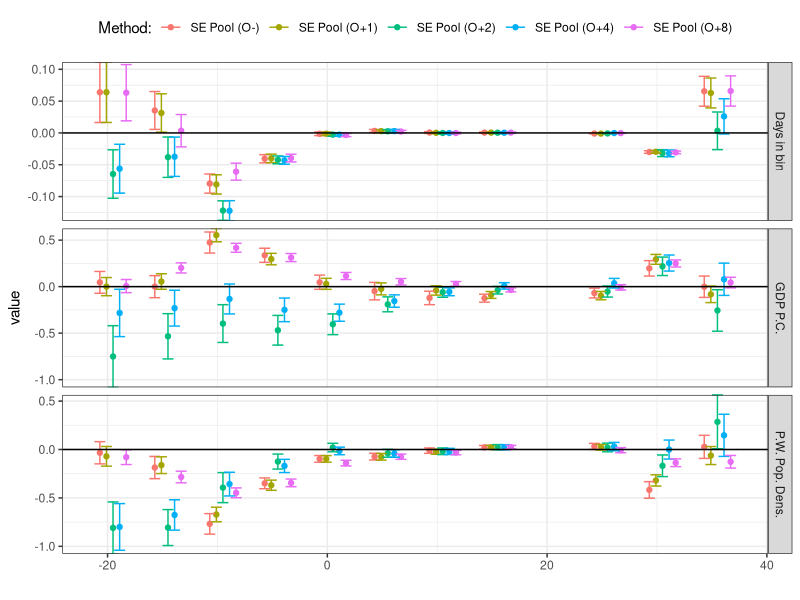

Write the R code that produced this figure.
setwd("~/research/gcp/impact-calculations/interpolate")

library(reshape2)
library(ggplot2)

gammas.om <- read.csv("simple-serrpool-ominus.csv")
gammas.om$method <- "SE Pool (O-)"
gammas.am <- read.csv("simple-novcv-aminus.csv")
gammas.am$method <- "SE Hierarchical (A-)"
gammas.bm <- read.csv("simple-vcvpool-bminus.csv")
gammas.bm$method <- "VCV Pool (B-)"
gammas.ob <- read.csv("simple-vcvpool-o-as-b.csv")
gammas.ob$method <- "SE Pool using VCV Pool Model (O-)"

##gammas.x <- subset(read.csv("comparison-all.csv"), method == 'seemur')
gammas.x <- read.csv("seemur.csv")
gammas.x$method <- "SUR"

gammas <- rbind(gammas.x, gammas.ob)
#gammas <- rbind(gammas.om, gammas.ob)

gammas$method <- factor(gammas$method, levels=c(unique(gammas$method[gammas$method != "SUR"]), "SUR"))

gammas.op1 <- read.csv("simple-serrsmooth-oplus1.csv")
gammas.op1$method <- "SE Pool (O+1)"
gammas.op2 <- read.csv("simple-serrsmooth-oplus2.csv")
gammas.op2$method <- "SE Pool (O+2)"
gammas.op4 <- read.csv("simple-serrsmooth-oplus4.csv")
gammas.op4$method <- "SE Pool (O+4)"
gammas.op8 <- read.csv("simple-serrsmooth-oplus8.csv")
gammas.op8$method <- "SE Pool (O+8)"

gammas <- rbind(gammas.om, gammas.op1, gammas.op2, gammas.op4, gammas.op8)

pg <- melt(gammas[, c('method', 'binlo', 'binhi', 'intercept_coef', 'bindays_coef', 'gdppc_coef', 'popop_coef')], id.vars=c('method', 'binlo', 'binhi'))
pg2 <- melt(gammas[, c('method', 'binlo', 'binhi', 'intercept_serr', 'bindays_serr', 'gdppc_serr', 'popop_serr')], id.vars=c('method', 'binlo', 'binhi'))
pg$serr <- pg2$value

pg$binx <- (pmax(pg$binlo, -22) + pmin(pg$binhi, 38)) / 2

dodge <- position_dodge(width=3)

pg$ymin <- pg$value - pg$serr
pg$ymax <- pg$value + pg$serr

levels(pg$variable) <- c("Intercept", "Days in bin", "GDP P.C.", "P.W. Pop. Dens.")

ggplot(subset(pg, variable != 'Intercept'), aes(x=binx, y=value, ymin=ymin, ymax=ymax, width=5, colour=method)) +
    facet_grid(variable ~ ., scales="free") +
    geom_point(position=dodge) +
    geom_errorbar(position=dodge) + geom_hline(yintercept=0) + theme_bw() +
    scale_x_continuous(name="") + scale_y_continuous(expand=c(0, 0)) +
    scale_colour_discrete(name="Method:") +
    theme(legend.position="top")
